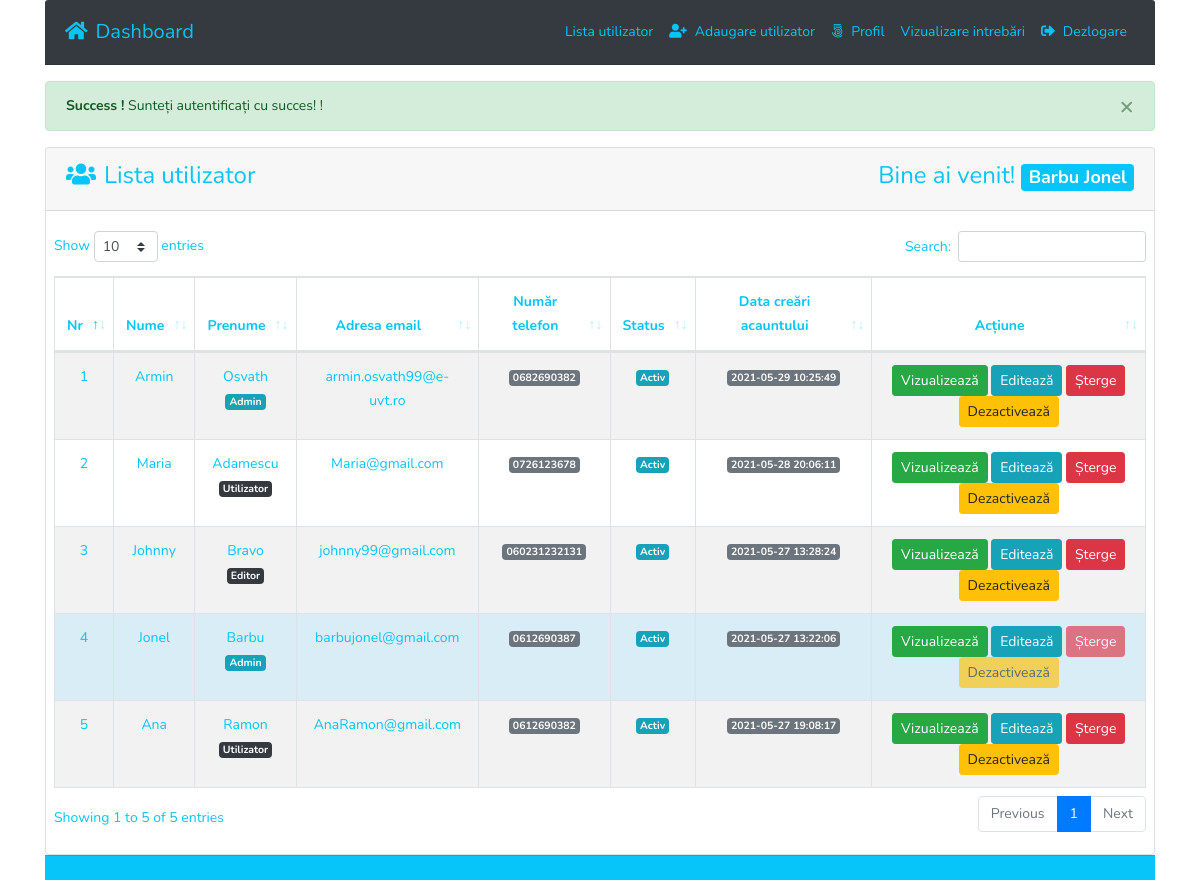
/Html/Admin/index.php (signed in), run on the app's committed database.
### tables this page shows
CREATE TABLE `tbl_users` (
  `id` int(11) NOT NULL,
  `name` varchar(255) DEFAULT NULL,
  `username` varchar(255) DEFAULT NULL,
  `email` varchar(255) DEFAULT NULL,
  `password` varchar(255) DEFAULT NULL,
  `mobile` varchar(25) DEFAULT NULL,
  `roleid` tinyint(4) DEFAULT NULL,
  `isActive` tinyint(4) DEFAULT 0,
  `created_at` timestamp NOT NULL DEFAULT current_timestamp(),
  `updated_at` timestamp NOT NULL DEFAULT current_timestamp()
);

### lib/Session.php (called while the page is built, shortened)
<?php
class Session{
  public static function get($key){
    if (isset($_SESSION[$key])) {
      return $_SESSION[$key];
    }else{
      return false;
    }
  }
}

### lib/Database.php (called while the page is built, shortened)
<?php
class  Database{
  public $pdo;
  public function __construct(){
    if (!isset($this->pdo)) {
      try {
        $link = new PDO('mysql:host='.DB_HOST.'; dbname='.DB_NAME, DB_USER, DB_PASS);
        $link->setAttribute(PDO::ATTR_ERRMODE, PDO::ERRMODE_EXCEPTION);
        $link->exec("SET CHARACTER SET utf8");
        $this->pdo  =  $link;
      } catch (PDOException $e) {
        die("Connection error...".$e->getMessage());
      }
    }
  }
}

### Html/Admin/index.php (the view, shortened to what this page needs)
<?php
include '../inc/header.php';
$logMsg = Session::get('logMsg');
if (isset($logMsg)) {
  echo $logMsg;
}
?>
      <div class="card ">
        <div class="card-header">
          <h3 style="color: #07c5f8"><i class="fas fa-users mr-2"></i>Lista utilizator<span class="float-right">Bine ai venit! <strong>
            <span class="badge badge-lg badge-secondary text-white" style="background-color: #07c5f8" >
<?php
$username = Session::get('username');
$name = Session::get('name');
if (isset($username)){
  echo $username,' ', $name;
}
 ?></span>
          </strong></span></h3>
        </div>
        <div class="card-body pr-2 pl-2">
          <table id="example" class="table table-striped table-bordered" style="width:100%">
                  <thead>
                    <tr>
                      <th  class="text-center">Nr</th>
                      <th  class="text-center">Nume</th>
                      <th  class="text-center">Prenume</th>
                      <th  class="text-center">Adresa email</th>
                      <th  class="text-center">Număr telefon</th>
                      <th  class="text-center">Status</th>
                      <th  class="text-center">Data creări acauntului</th>
                      <th  width='25%' class="text-center">Acțiune</th>
                    </tr>
                  </thead>
                  <tbody>
                    <?php
                      $allUser = $users->selectAllUserData();
                      if ($allUser) {
                        $i = 0;
                        foreach ($allUser as  $value) {
                          $i++;
                     ?>
                      <tr class="text-center"
                      <?php if (Session::get("id") == $value->id) {
                        echo "style='background:#d9edf7' ";
                      } ?>
                      >
                        <td><?php echo $i; ?></td>
                        <td><?php echo $value->name; ?></td>
                        <td><?php echo $value->username; ?> <br>
                          <?php if ($value->roleid  == '1'){
                          echo "<span class='badge badge-lg badge-info text-white'>Admin</span>";
                        } elseif ($value->roleid == '2') {
                          echo "<span class='badge badge-lg badge-dark text-white'>Editor</span>";
                        }elseif ($value->roleid == '3') {
                            echo "<span class='badge badge-lg badge-dark text-white'>Utilizator</span>";
                        } ?></td>
                        <td><?php echo $value->email; ?></td>
                        <td><span class="badge badge-lg badge-secondary text-white"><?php echo $value->mobile; ?></span></td>
                        <td>
                          <?php if ($value->isActive == '0') { ?>
                          <span class="badge badge-lg badge-info text-white">Activ</span>
                        <?php }else{ ?>
                    <span class="badge badge-lg badge-danger text-white">Deactiv</span>
                        <?php } ?>
                        </td>
                        <td><span class="badge badge-lg badge-secondary text-white"><?php echo $users->formatDate($value->created_at);  ?></span></td>
                        <td>
                          <?php if ( Session::get("roleid") == '1') {?>
                            <a class="btn btn-success btn-sm
                            " href="http://localhost/Proiect_pw/Public/profile?id=<?php echo $value->id;?>">Vizualizează</a>
                            <a class="btn btn-info btn-sm " href="http://localhost/Proiect_pw/Public/profile?id=<?php echo $value->id;?>">Editează</a>
                            <a onclick="return confirm('Are you sure To Delete ?')" class="btn btn-danger
                    <?php if (Session::get("id") == $value->id) {
                      echo "disabled";
                    } ?>
                             btn-sm " href="?remove=<?php echo $value->id;?>">Șterge</a>
                             <?php if ($value->isActive == '0') {  ?>
                               <a onclick="return confirm('Are you sure To Deactive ?')" class="btn btn-warning
                       <?php if (Session::get("id") == $value->id) {
                         echo "disabled";
                       } ?>
                                btn-sm " href="?deactive=<?php echo $value->id;?>">Dezactivează</a>
                             <?php } ?>
                        <?php  }elseif(Session::get("id") == $value->id  && Session::get("roleid") == '2'){ ?>
                          <a class="btn btn-success btn-sm " href="http://localhost/Proiect_pw/Public/profile?id=<?php echo $value->id;?>">Vizualizează</a>
                          <a class="btn btn-info btn-sm " href="http://localhost/Proiect_pw/Public/profile?id=<?php echo $value->id;?>">Editează</a>
                        <?php }elseif(Session::get("id") == $value->id  && Session::get("roleid") == '3'){ ?>
                          <a class="btn btn-success btn-sm " href="http://localhost/Proiect_pw/Public/profile?id=<?php echo $value->id;?>">Vizualizează</a>
                          <a class="btn btn-info btn-sm " href="http://localhost/Proiect_pw/Public/profile?id=<?php echo $value->id;?>">Editează</a>
                        <?php } ?>
                        </td>
                      </tr>
                    <?php }}else{ ?>
                      <tr class="text-center">
                      <td>Niciun utilizator nu este disponibil momentan!</td>
                    </tr>
                    <?php } ?>
                  </tbody>
              </table>
        </div>
      </div>
  <?php
  include '../inc/footer.php';
  ?>

### inc/header.php (shortened to what this page needs)
<?php
include '../lib/Database.php';
include_once '../lib/Session.php';
class Users{
  private $db;
  public function __construct(){
    $this->db = new Database();
  }
   public function formatDate($date){
      $strtime = strtotime($date);
    return date('Y-m-d H:i:s', $strtime);
   }
  public function selectAllUserData(){
    $sql = "SELECT * FROM tbl_users ORDER BY id DESC";
    $stmt = $this->db->pdo->prepare($sql);
    $stmt->execute();
    return $stmt->fetchAll(PDO::FETCH_OBJ);
  }
}
?>
<?php
$users = new Users();
?>
<!DOCTYPE html>
<html lang="en" dir="ltr">
  <head>
    <link rel="stylesheet" href="../assets/bootstrap.min.css">
    <link href="https://use.fontawesome.com/releases/v5.0.4/css/all.css" rel="stylesheet">
    <link rel="stylesheet" href="../assets/dataTables.bootstrap4.min.css">
    <link rel="stylesheet" href="../assets/style.css">
  </head>
  <body>
    <div class="container" >
      <nav class="navbar navbar-expand-md navbar-dark bg-dark card-header"  style="background: #07c5f8" >
        <a class="navbar-brand" href="http://localhost/Proiect_pw/Public/index" style="color: #07c5f8"><i class="fas fa-home mr-2"></i>Dashboard</a>
        <div class="collapse navbar-collapse" id="navbarsExampleDefault" >
          <ul class="navbar-nav ml-auto">
          <?php if (Session::get('id') == TRUE) { ?>
            <?php if (Session::get('roleid') == '1') { ?>
              <li class="nav-item">
                  <a class="nav-link"  style="color: #07c5f8" href="/http://localhost/Proiect_pw/Public/index ><i class="fas fa-users mr-2" ></i>Lista utilizator </span></a>
              </li>
              <li class="nav-item
              <?php
                          $path = $_SERVER['SCRIPT_FILENAME'];
                          $current = basename($path, '.php');
                          if ($current == 'addUser') {
                            echo " active ";
                          }
                         ?>">
                <a class="nav-link" href="http://localhost/Proiect_pw/Public/addUser" style="color: #07c5f8"><i class="fas fa-user-plus mr-2"></i>Adaugare utilizator </span></a>
              </li>
            <?php  } ?>
            <li class="nav-item
            <?php
      				$path = $_SERVER['SCRIPT_FILENAME'];
      				$current = basename($path, '.php');
      				if ($current == 'profile') {
      					echo "active ";
      				}
      			 ?>
            ">
              <a class="nav-link"  style="color: #07c5f8" href="http://localhost/Proiect_pw/Public/profile?id= <?php echo Session::get("id"); ?>"><i class="fab fa-500px mr-2"></i>Profil <span class="sr-only">(current)</span></a>
            </li>
            <li class="nav-item">
              <a class="nav-link"  style="color: #07c5f8" href="http://localhost/Proiect_pw/Public/VizualizareIntrebari"><i ></i>Vizualizare intrebări</a>
            </li>
            <li class="nav-item">
              <a class="nav-link"  style="color: #07c5f8" href="?action=logout"><i class="fas fa-sign-out-alt mr-2"></i>Dezlogare</a>
            </li>
              <?php } ?>
          </ul>
        </div>
      </nav>

### inc/footer.php (shortened to what this page needs)
<div class="well card-footer" style="background: #07c5f8">
</div>
  </body>
</html>

### assets/style.css (style rules this page uses)
body { line-height: 24px; font-size: 14px; font-style: normal; font-weight: normal; visibility: visible; font-family: 'Nunito', sans-serif; color: #07c5f8; }
h1, h2, h3, h4, h5, h6 { color: black; font-family: 'Nunito', sans-serif; font-weight: 400; margin-top: 0; }
h3 { font-size: 24px; line-height: 30px; }

### data on the page
tbl_users: name "Armin", username "Osvath", shows "Admin", email "armin.osvath99@e-uvt.ro", mobile "0682690382", isActive "Activ", created_at "2021-05-29 10:25:49"
tbl_users: name "Maria", username "Adamescu", shows "Utilizator", email "Maria@gmail.com", mobile "0726123678", isActive "Activ", created_at "2021-05-28 20:06:11"
tbl_users: name "Johnny", username "Bravo", shows "Editor", email "johnny99@gmail.com", mobile "060231232131", isActive "Activ", created_at "2021-05-27 13:28:24"
tbl_users: name "Jonel", username "Barbu", shows "Admin", email "barbujonel@gmail.com", mobile "0612690387", isActive "Activ", created_at "2021-05-27 13:22:06"
tbl_users: name "Ana", username "Ramon", shows "Utilizator", email "AnaRamon@gmail.com", mobile "0612690382", isActive "Activ", created_at "2021-05-27 19:08:17"

### other printed values
$logMsg "× Success ! Sunteți autentificați cu succes! !"
$username "Barbu"
$name "Jonel"
